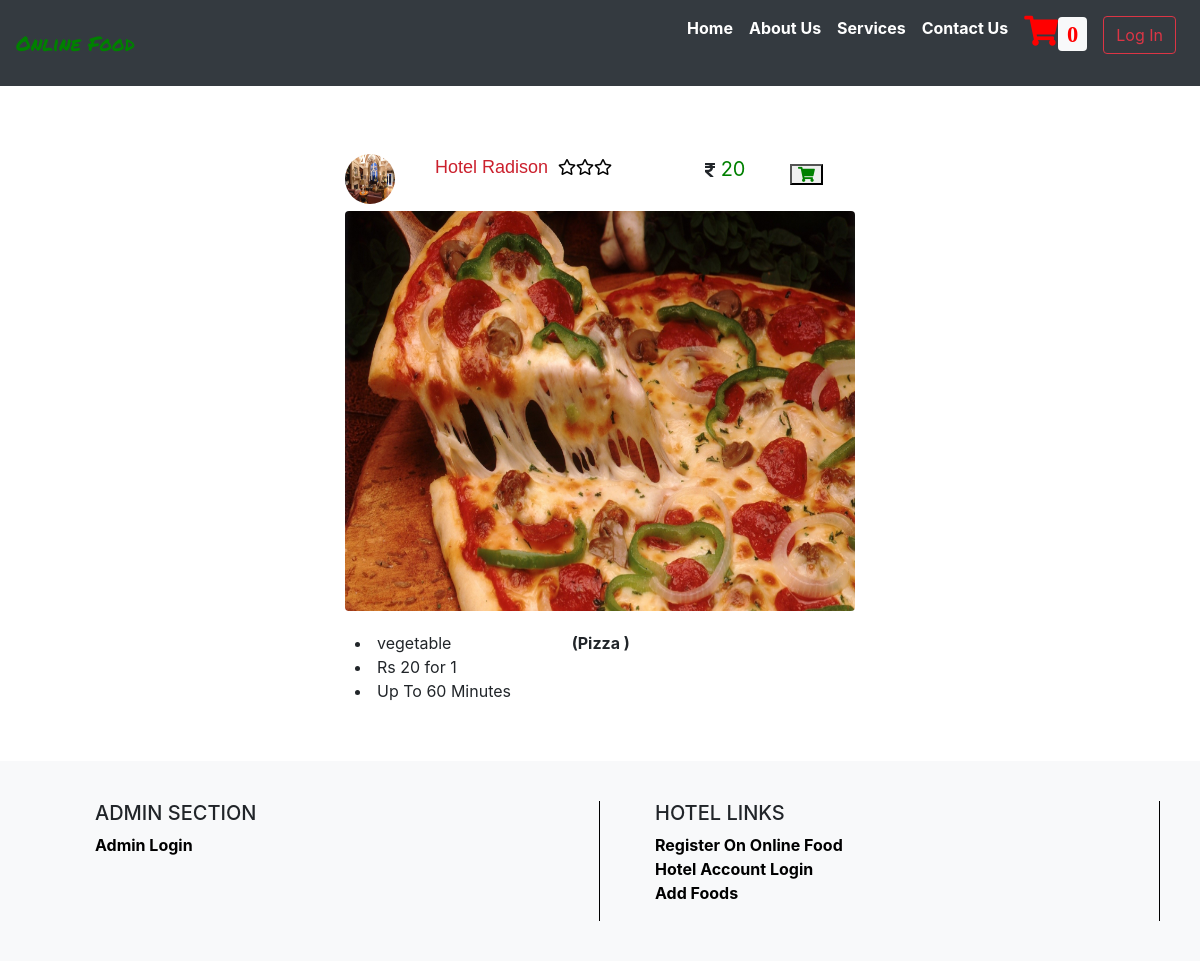
The app's page /searchfood.php?food_id=3 (signed in) with its own data.
### tables this page shows
CREATE TABLE `tbfood` (
  `food_id` int(11) NOT NULL,
  `fldvendor_id` int(11) NOT NULL,
  `foodname` varchar(100) NOT NULL,
  `cost` bigint(15) NOT NULL,
  `cuisines` varchar(50) NOT NULL,
  `paymentmode` varchar(50) NOT NULL,
  `fldimage` varchar(1000) NOT NULL
);

CREATE TABLE `tblvendor` (
  `fldvendor_id` int(10) NOT NULL,
  `fld_name` varchar(30) NOT NULL,
  `fld_email` varchar(50) NOT NULL,
  `fld_password` varchar(50) NOT NULL,
  `fld_mob` bigint(10) NOT NULL,
  `fld_phone` bigint(10) NOT NULL,
  `fld_address` varchar(50) NOT NULL,
  `fld_logo` varchar(250) NOT NULL
);

### searchfood.php (the view, shortened to what this page needs)
<?php
include("connection.php");
extract($_REQUEST);
if(isset($_SESSION['cust_id']))
{
	 $cust_id=$_SESSION['cust_id'];
	 $qq=mysqli_query($con,"select * from tblcustomer where fld_email='$cust_id'");
	 $qqr= mysqli_fetch_array($qq);
}
else
{
	$cust_id="";
}
if(isset($food_id))
{
$fid= $food_id;
}
else
{
	header("location:index.php");
}
?>
<html>
  <head>
	 <link rel="stylesheet" href="https://stackpath.bootstrapcdn.com/bootstrap/4.3.1/css/bootstrap.min.css">
     <link rel="stylesheet" href="https://use.fontawesome.com/releases/v5.8.1/css/all.css">
  </head>
	<body>
<nav class="navbar navbar-expand-lg navbar-light bg-dark fixed-top">
    <a class="navbar-brand" href="index.php"><span style="color:green;font-family: 'Permanent Marker', cursive;">Online Food</span></a>&nbsp;&nbsp;&nbsp;&nbsp;&nbsp;&nbsp;
    <div class="collapse navbar-collapse" id="navbarResponsive">
      <ul class="navbar-nav ml-auto">
		  <li class="nav-item">
		     <a href="index.php" style="color:white;" class="nav-link">Home</a>
		  </li>
		  <li class="nav-item">
		     <a href="aboutus.php" style="color:white;" class="nav-link">About Us</a>
		  </li>
		  <li class="nav-item">
		     <a href="services.php" style="color:white;" class="nav-link">Services</a>
		  </li>
		  <li class="nav-item">
		     <a href="contact.php" style="color:white;" class="nav-link">Contact Us</a>
		  </li>
		  <?php
			if(empty($cust_id))
			{
			?>
			<li class="nav-item">
			  <a href="form/index.php?msg=you must be login first" class="nav-link"><span style="color:red;  font-size:30px;"><i class="fa fa-shopping-cart" aria-hidden="true"><span style="color:red;" id="cart"  class="badge badge-light">0</span></i></span></a>
		    </li>
			<li class="nav-item">
			<a  class="nav-link"><form method="post"><button class="btn btn-outline-danger my-2 my-sm-0" name="login" type="submit">Log In</button></form></a>
            </li>
			<?php
			}
			?>
      </ul>
    </div>
</nav>
<br><br><br><br>
<div class="container-fluid" >
<br><br>
<div class="row">
   <div class="col-sm-3"></div>
   <div class="col-sm-6" >
   <?php
	  $query=mysqli_query($con,"select tblvendor.fld_email,tblvendor.fld_name,tblvendor.fld_mob,
	  tblvendor.fld_phone,tblvendor.fld_address,tblvendor.fld_logo,tbfood.foodname,tbfood.cost,
	  tbfood.cuisines,tbfood.paymentmode,tbfood.fldimage from tblvendor inner join
	  tbfood on tblvendor.fldvendor_id=tbfood.fldvendor_id where tbfood.food_id='$fid'");
	  if(mysqli_num_rows($query))
	  {
	  while($res=mysqli_fetch_assoc($query))
	  {
		   $hotel_logo= "image/restaurant/".$res['fld_email']."/".$res['fld_logo'];
		   $food_pic= "image/restaurant/".$res['fld_email']."/foodimages/".$res['fldimage'];
	  ?>
	  <div class="container-fluid">
	  <div class="container-fluid">
	     <div class="row" style="padding-top:10px; ">
		      <div class="col-sm-2"><img src="<?php echo $hotel_logo; ?>" class="rounded-circle" height="50px" width="50px" alt="Cinque Terre"></div>
		      <div class="col-sm-6">
		                     <span style="font-family: 'Miriam Libre', sans-serif; font-size:18px;color:#CB202D;">
		 <?php echo $res['fld_name']; ?></span><span style="color:black; margin-left:10px;"><i class="far fa-star"></i><i class="far fa-star"></i><i class="far fa-star"></i></span>
        </div>
		 <div class="col-sm-2"><i class="fas fa-rupee-sign"></i><span style="color:green; font-size:20px;"> <?php echo $res['cost']; ?></span></div>
		 <form method="post">
		 <div class="col-sm-2" style="text-align:left;padding:10px; font-size:15px;"><button type="submit" name="addtocart" value="<?php echo $fid; ?>")" ><span style="color:green;" <i class="fa fa-shopping-cart" aria-hidden="true"></i></span></button></div>
		 </form>
		 </div>
	  </div>
	  <div class="container-fluid">
	  <div class="row" style="padding:10px;padding-top:0px;padding-right:0px; padding-left:0px;">
		 <div class="col-sm-12"><img src="<?php echo $food_pic; ?>" class="rounded" height="400px" width="100%" alt="Cinque Terre"></div>
		 </div>
	  </div>
	  <div class="container-fluid">
	     <div class="row" style="padding:10px; ">
		 <div class="col-sm-5">
		 <span><li><?php echo $res['cuisines']; ?></li></span>
		 <span><li><?php echo "Rs ".$res['cost']; ?>&nbsp;for 1</li></span>
		 <span><li>Up To 60 Minutes</li></span>
		 </div>
		 <div class="col-sm-6" style="">
		 <b><?php echo"(" .$res['foodname'].")"?></b>
		 </div>
		 </div>
	  </div>
	<?php
	  }
	  }
	  else
	  {
	?>
	<div class="row"><div class="col-sm-12" style="color:red;"><?php echo "sorry No Record Found For This Order";?></div></div>
	<?php
	  }
	?>
	</div>
   </div>
   <div class="col-sm-3"></div>
</div>
</div>
<br><br>
	     <?php
		 include("footer.php");
		 ?>
</body>
</html>

### searchfood.php (style rules this page uses)
ul li { list-style:none; }
ul li a { color:black; font-weight:bold; }

### records on screen
tbfood: fldvendor.fld_logo (picture), fldvendor.fld_name "Hotel Radison", cost "20", fldvendor+fldimage (picture), cuisines "vegetable", foodname "Pizza"
